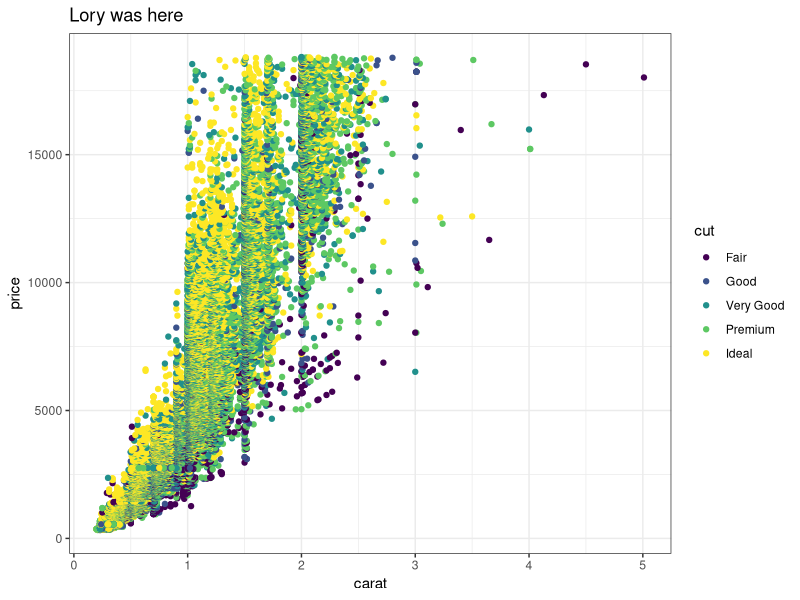
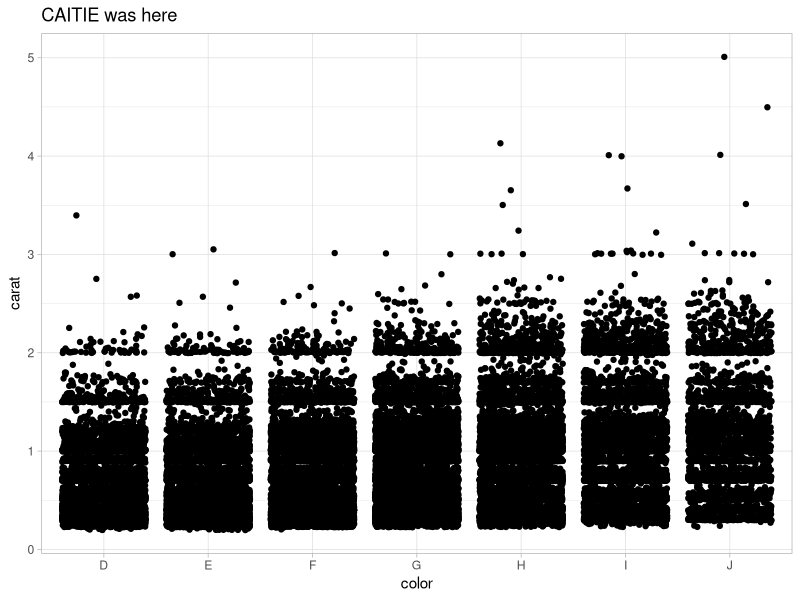
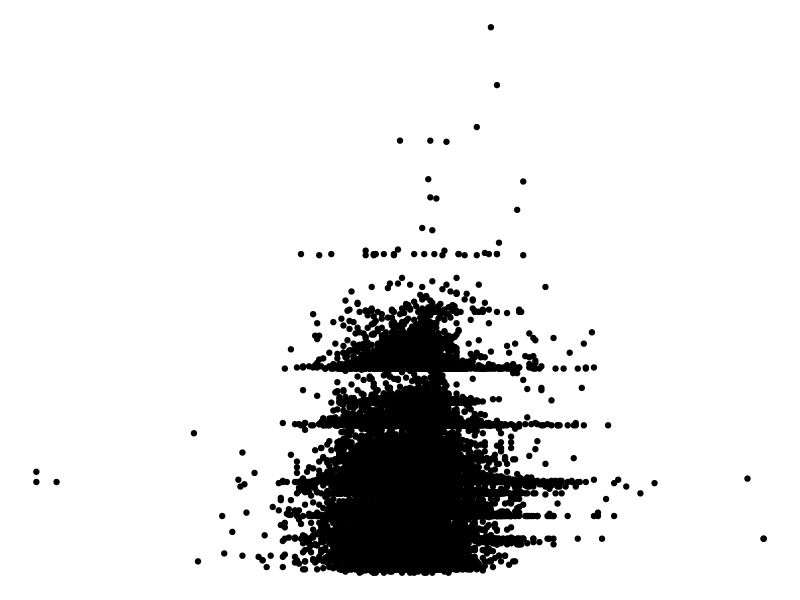

Reproduce these figures in R, in order.
## ---- chunk 1
knitr::opts_chunk$set(echo = TRUE)
library(tidyverse)
## ---- chunk 2
# Partner 1: 
# Run the code below to see the original graph
# Change the code below to make the point color change based on 'cut', and update the theme to theme_bw(). Update the title to include your first name. 

ggplot(data = diamonds, aes(x = carat, y = price, color = cut)) +
  geom_point() +
  theme_bw() +
  labs(title = "Lory was here")
## ---- chunk 3
# Partner 2: 
# Run the code below to see the original graph
# Change the code below to make the geom a geom_jitter, and update the theme to theme_light. Update the title to include your first name. 

ggplot(data = diamonds, aes(x = color, y = carat)) +
  geom_jitter() +
  theme_light() +
  labs(title = "CAITIE was here")
## ---- chunk 4
ggplot(data = diamonds, aes(x = depth, y = carat)) +
  geom_point() +
  theme_void()
## ---- chunk 5
